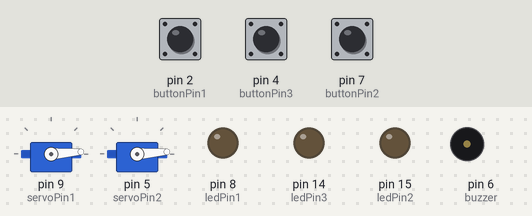
Simulated run of this sketch. Board: Arduino Uno, built with avr-gcc and run on an emulated ATmega328P. On the bench: 2 × servo, output pins drawn as LEDs (lit = HIGH), buzzer (waves = sounding). The inputs (shaded band) are chosen by the test bench; at power-on: pin 2 (buttonPin1) HIGH, pin 4 (buttonPin3) HIGH, pin 7 (buttonPin2) HIGH.

Above: at 5.4 s.
5.5 s: pin 2 (buttonPin1) pulsed LOW 5 times (0.12 s each, 0.3 s apart)
At 6.5 s:
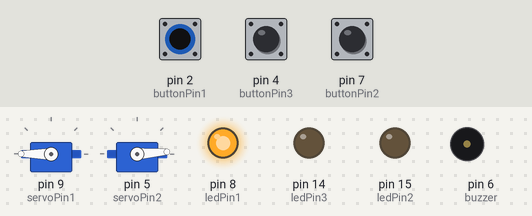
8.5 s: pin 2 (buttonPin1) pulled LOW for 0.15 s
At 9.6 s:
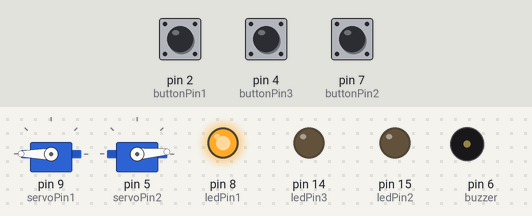
10.1 s: pin 2 (buttonPin1) pulled LOW for 1 s
At 10.9 s:
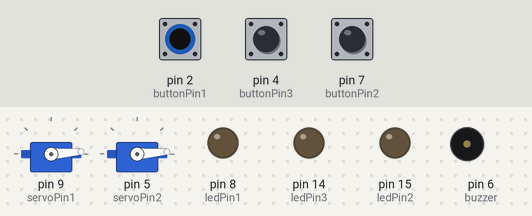
12.6 s: pin 4 (buttonPin3) pulsed LOW 5 times (0.12 s each, 0.3 s apart)
At 13.6 s:
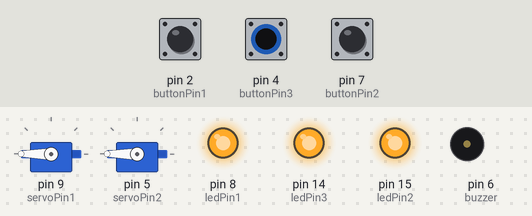
15.6 s: pin 7 (buttonPin2) pulled LOW for 0.15 s
At 16.2 s:
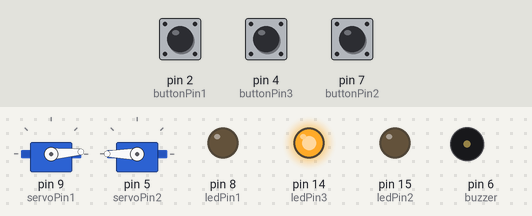
17.2 s: pin 2 (buttonPin1) pulled LOW for 0.15 s
At 17.5 s:
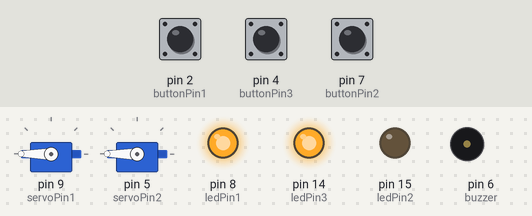
Timing chart, 0 to 19.8 s (numbered marks = the images above; inputs shaded):
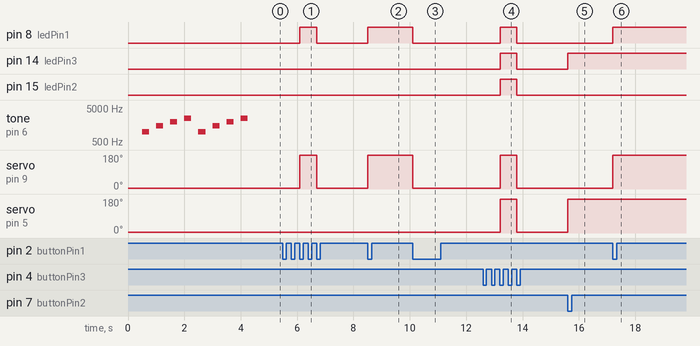

Measured:
- after the input at 5.5 s, pin 8 (ledPin1): LOW → HIGH after 0.60 s, → LOW 0.60 s later; servo on pin 9 (servoPin1): 4° → 180° after 0.60 s, → 4° 0.60 s later
- after the input at 8.5 s, pin 8 (ledPin1): LOW → HIGH at once; servo on pin 9 (servoPin1): 4° → 180° at once
- after the input at 10.1 s, pin 8 (ledPin1): HIGH → LOW at once; servo on pin 9 (servoPin1): 180° → 4° at once
- after the input at 12.6 s, pin 8 (ledPin1), pin 14 (ledPin3), pin 15 (ledPin2): LOW → HIGH after 0.60 s, → LOW 0.60 s later; servo on pin 9 (servoPin1), servo on pin 5 (servoPin2): 4° → 180° after 0.60 s, → 4° 0.60 s later
- after the input at 15.6 s, pin 14 (ledPin3): LOW → HIGH at once; servo on pin 5 (servoPin2): 4° → 180° at once
- after the input at 17.2 s, pin 8 (ledPin1): LOW → HIGH at once; servo on pin 9 (servoPin1): 4° → 180° at once

The sketch:

servo_button.ino
```cpp
#include <Servo.h>

const int  buttonPin1 = 2;
const int  buttonPin2 = 7;
const int  buttonPin3 = 4;
const byte servoPin1 = 9;
const byte servoPin2 = 5;
const int ledPin1 = 8;
const int ledPin2 = 15;
const int ledPin3 = 14;
const int buzzer = 6;

Servo servo1;
Servo servo2;
int buttonPushCounter1 = 0;   // counter for the number of button presses
int buttonPushCounter2 = 0;
int buttonPushCounter3 = 0;
int buttonState1 = 0;// current state of the button
int buttonState2 = 0;
int buttonState3 = 0;
int lastButtonState1 = 0;     // previous state of the button
int lastButtonState2 = 0;
int lastButtonState3 = 0;

void setup()
{
  pinMode(buttonPin1, INPUT_PULLUP);
  pinMode(buttonPin2, INPUT_PULLUP);
  pinMode(buttonPin3, INPUT_PULLUP);
  servo1.attach(servoPin1);
  servo2.attach(servoPin2);
  servo1.write(4);
  servo2.write(4);
  delay(500);
  servo1.detach();
  servo2.detach();
  pinMode(ledPin1, OUTPUT);
  pinMode(ledPin2, OUTPUT);
  pinMode(ledPin3, OUTPUT);
  pinMode(buzzer, OUTPUT);
  tone(buzzer, 1000);
  delay(250);
  noTone(buzzer);
  delay(250);
  tone(buzzer, 1500);
  delay(250);
  noTone(buzzer);
  delay(250);
  tone(buzzer, 2000);
  delay(250);
  noTone(buzzer);
  delay(250);
  tone(buzzer, 2500);
  delay(250);
  noTone(buzzer);
  delay(250);
  tone(buzzer, 1000);
  delay(250);
  noTone(buzzer);
  delay(250);
  tone(buzzer, 1500);
  delay(250);
  noTone(buzzer);
  delay(250);
  tone(buzzer, 2000);
  delay(250);
  noTone(buzzer);
  delay(250);
  tone(buzzer, 2500);
  delay(250);
  noTone(buzzer);
}

void loop()
{
  // read the pushbutton input pin:
  buttonState1 = digitalRead(buttonPin1);
  buttonState2 = digitalRead(buttonPin2);
  buttonState3 = digitalRead(buttonPin3);
  // compare the buttonState to its previous state
  if (buttonState1 != lastButtonState1)
  {
    // if the state has changed, increment the counter
    if (buttonState1 == LOW)
    {
      // if the current state is LOW then the button
      // went from off to on:
      buttonPushCounter1++;
      if(buttonPushCounter1 == 1)
      {
        digitalWrite(8, LOW);
        digitalWrite(15, LOW);
        servo1.attach(servoPin1);
        servo1.write(4);
        delay(500);
        servo1.detach();
      }
      if(buttonPushCounter1 == 2)
      {
        digitalWrite(8, HIGH);
        digitalWrite(15, LOW);
        servo1.attach(servoPin1);
        servo1.write(190);
        delay(500);
        servo1.detach();
        buttonPushCounter1 = 0;
      }
    }
  }
   if (buttonState2 != lastButtonState2)
   {
     // if the state has changed, increment the counter
     if (buttonState2 == LOW)
     {
       // if the current state is LOW then the button
       // went from off to on:
       buttonPushCounter2++;
       if(buttonPushCounter2 == 1)
       {
         digitalWrite(15, LOW);
         digitalWrite(14, LOW);
         servo2.attach(servoPin2);
         servo2.write(4);
         delay(500);
         servo2.detach();
       }
       if(buttonPushCounter2 == 2)
       {
         digitalWrite(14, HIGH);
         digitalWrite(15, LOW);
         servo2.attach(servoPin2);
         servo2.write(190);
         delay(500);
         servo2.detach();
         buttonPushCounter2 = 0;
       }
     }
   }
    if (buttonState3 != lastButtonState3)
   {
     // if the state has changed, increment the counter
     if (buttonState3 == LOW)
     {
       // if the current state is LOW then the button
       // went from off to on:
       buttonPushCounter1++;
       buttonPushCounter2++;
       buttonPushCounter3++;
       if(buttonPushCounter3 == 1)
       {
         digitalWrite(14, LOW);
         digitalWrite(15, LOW);
         digitalWrite(8, LOW);
         servo1.attach(servoPin1);
         servo2.attach(servoPin2);
         servo1.write(4);
         servo2.write(4);
         delay(500);
         servo1.detach();
         servo2.detach();
       }
       if(buttonPushCounter3 == 2)
       {
         digitalWrite(14, HIGH);
         digitalWrite(15, HIGH);
         digitalWrite(8, HIGH);
         servo1.attach(servoPin1);
         servo2.attach(servoPin2);
         servo1.write(190);
         servo2.write(190);
         delay(500);
         servo1.detach();
         servo2.detach();
         buttonPushCounter1 = 0;
         buttonPushCounter2 = 0;
         buttonPushCounter3 = 0;
       }
     }
   }
  // save the current state as the last state,
  //for next time through the loop
  lastButtonState1 = buttonState1;
  lastButtonState2 = buttonState2;
  lastButtonState3 = buttonState3;
}
```
